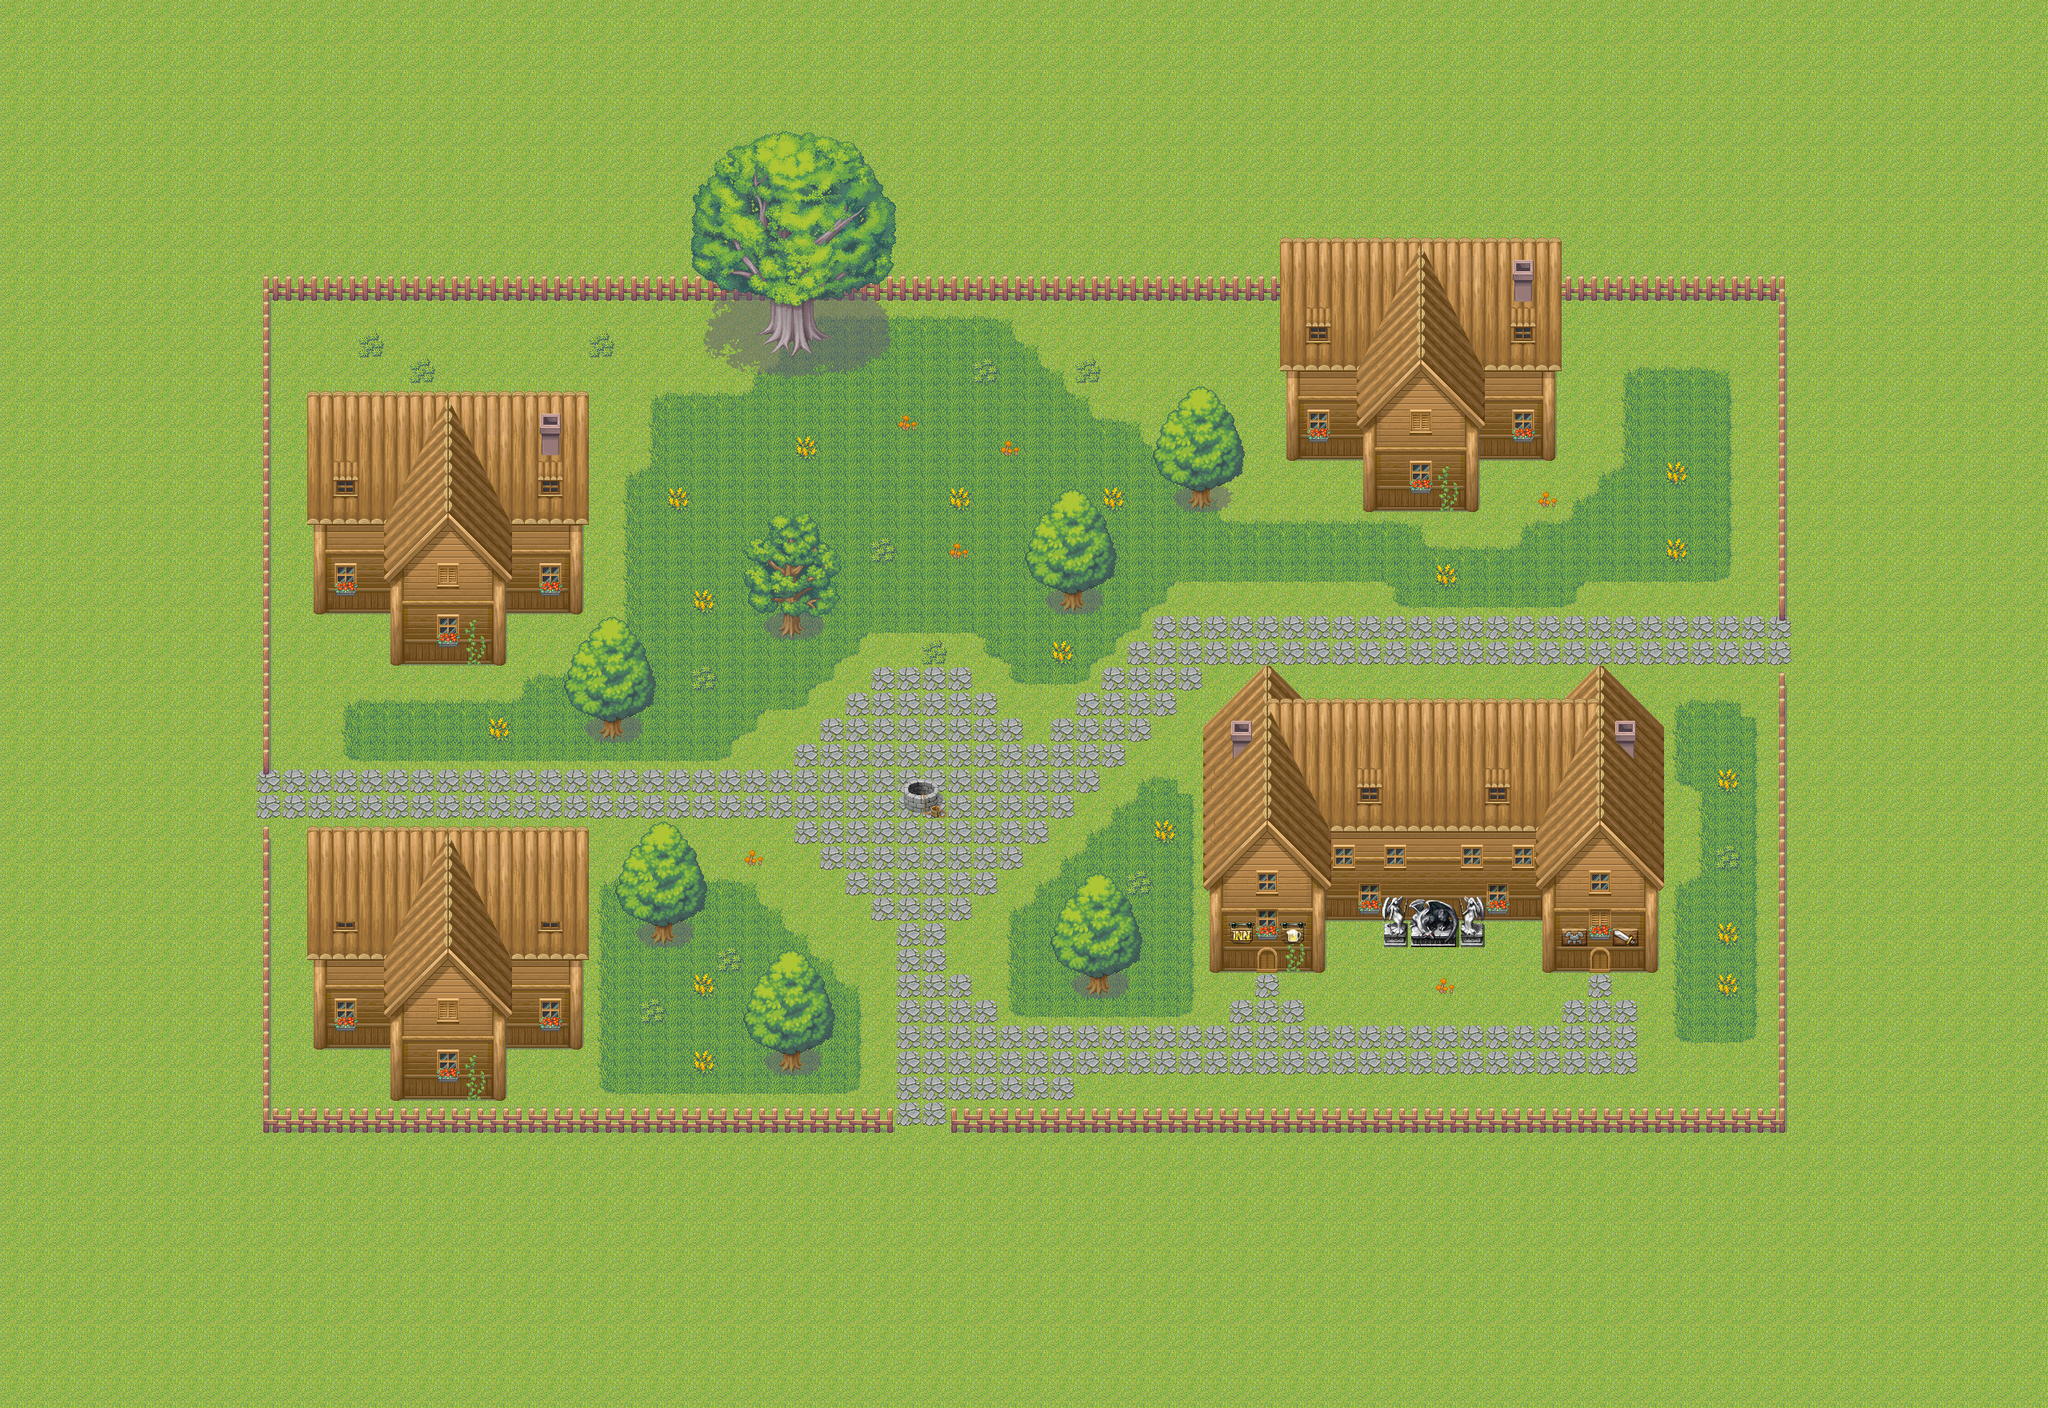

Tiled map render using the project's own tile images. Description and the map definition, with tile-layer contents summarised, below:
An orthogonal 80x55 tile map with 32x32 px tiles, 8 tile layers (Земля, Трава, Под игроком, Слой тайлов 10, ...), 1 hidden layer not drawn, 4 tilesets and 11 objects (4x Gate).

<map version="1.0" tiledversion="1.0.3" orientation="orthogonal" renderorder="right-down" width="80" height="55" tilewidth="32" tileheight="32" nextobjectid="21">
 <properties>
  <property name="cam_pos_x" type="int" value="3" />
  <property name="cam_pos_y" type="int" value="3" />
  <property name="cam_size_x" type="int" value="5" />
  <property name="cam_size_y" type="int" value="6" />
  <property name="flag" type="bool" value="false" />
  <property name="layer_coll" type="int" value="8" />
  <property name="layer_player" type="int" value="5" />
  <property name="level" type="int" value="1" />
  <property name="start_x" type="int" value="1136" />
  <property name="start_y" type="int" value="1328" />
 </properties>
 <tileset firstgid="1" source="TileSet/Tile_15.tsx" />
 <tileset firstgid="265" source="TileSet/Tiles.tsx" />
 <tileset firstgid="2281" source="TileSet/Collision.tsx" />
 <tileset firstgid="2283" source="TileSet/Tile_2.tsx" />
 <layer name="Земля" width="80" height="55">
  <data>[4400 cells, 4400 non-empty, 1 distinct tile ids]</data>
 </layer>
 <layer name="Трава" width="80" height="55">
  <data>[4400 cells, 924 non-empty, 16 distinct tile ids]</data>
 </layer>
 <layer name="Под игроком" width="80" height="55">
  <data>[4400 cells, 382 non-empty, 67 distinct tile ids]</data>
 </layer>
 <layer name="Слой тайлов 10" width="80" height="55">
  <data>[4400 cells, 303 non-empty, 53 distinct tile ids]</data>
 </layer>
 <layer name="Слой тайлов 11" width="80" height="55">
  <data>[4400 cells, 86 non-empty, 27 distinct tile ids]</data>
 </layer>
 <layer name="Слой игрока" width="80" height="55">
  <data>[4400 cells, 0 non-empty, 0 distinct tile ids]</data>
 </layer>
 <layer name="Над игроком_1" width="80" height="55">
  <data>[4400 cells, 383 non-empty, 138 distinct tile ids]</data>
 </layer>
 <layer name="Над игроком_2" width="80" height="55">
  <data>[4400 cells, 17 non-empty, 7 distinct tile ids]</data>
 </layer>
 <layer name="Collision" width="80" height="55" visible="0">
  <data>[4400 cells, 305 non-empty, 1 distinct tile ids]</data>
 </layer>
 <objectgroup name="Obj">
  <object id="14" type="Gate" x="320" y="960" width="32" height="64">
   <properties>
    <property name="path" value="World.tmx" />
    <property name="pos_x" type="int" value="536" />
    <property name="pos_y" type="int" value="746" />
   </properties>
  </object>
  <object id="15" type="Gate" x="1120" y="1376" width="64" height="32">
   <properties>
    <property name="path" value="World.tmx" />
    <property name="pos_x" type="int" value="769" />
    <property name="pos_y" type="int" value="941" />
   </properties>
  </object>
  <object id="16" type="Gate" x="2208" y="768" width="32" height="64">
   <properties>
    <property name="path" value="World.tmx" />
    <property name="pos_x" type="int" value="992" />
    <property name="pos_y" type="int" value="747" />
   </properties>
  </object>
  <object id="17" type="Gate" x="1568" y="1184" width="32" height="32">
   <properties>
    <property name="path" value="Inn.tmx" />
    <property name="pos_x" type="int" value="240" />
    <property name="pos_y" type="int" value="896" />
   </properties>
  </object>
 </objectgroup>
 <objectgroup name="Wall" visible="0">
  <object id="7" x="1485" y="612" width="32" height="25" />
  <object id="8" x="1325" y="740" width="32" height="25" />
  <object id="9" x="749" y="900" width="32" height="25" />
  <object id="10" x="973" y="1316" width="32" height="25" />
  <object id="11" x="813" y="1156" width="32" height="25" />
  <object id="12" x="1357" y="1220" width="32" height="25" />
  <object id="13" x="973" y="768" width="34" height="29" />
 </objectgroup>
</map>
